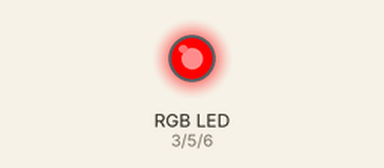
Recording of a sketch running on a simulated Arduino Uno, built with avr-gcc and run on an emulated ATmega328P. On the bench: an RGB LED mixed from three pins (HIGH = lit).

Above: at 0.5 s.
At 1.5 s:
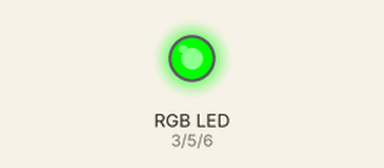
At 5.5 s:
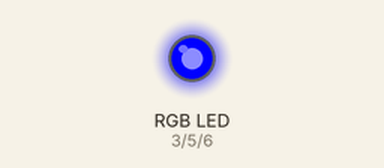
Timing chart, 0 to 6.9 s (numbered marks = the images above):
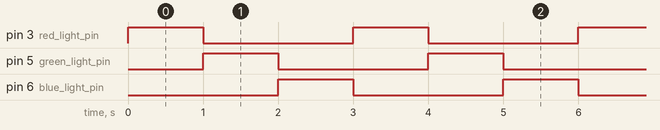

The sketch:

RGB-Led.ino
```cpp
int red_light_pin= 3;
int green_light_pin = 5;
int blue_light_pin = 6;
void setup()
{
  pinMode(red_light_pin, OUTPUT);
  pinMode(green_light_pin, OUTPUT);
  pinMode(blue_light_pin, OUTPUT);
}
void loop()
{
  RGB_color(255, 0, 0); // Red
  delay(1000);
  RGB_color(0, 255, 0); // Green
  delay(1000);
  RGB_color(0, 0, 255); // Blue
  delay(1000);
}
void RGB_color(int red_light_value, int green_light_value, int blue_light_value)
{
  analogWrite(red_light_pin, red_light_value);              //เปิดไฟที่ pin 3 ด้วยค่าความสว่าง 255,0,0
  analogWrite(green_light_pin, green_light_value);          //เปิดไฟที่ pin 5 ด้วยค่าความสว่าง 0,255,0
  analogWrite(blue_light_pin, blue_light_value);            //เปิดไฟที่ pin 6 ด้วยค่าความสว่าง 0,0,255
}
```

Measured:
- by itself, pin 3 (red_light_pin), pin 5 (green_light_pin), pin 6 (blue_light_pin): alternates HIGH for 1.0 s and LOW for 2.0 s
- by itself, everything shown: repeats every 3.0 s, in 3 steps
